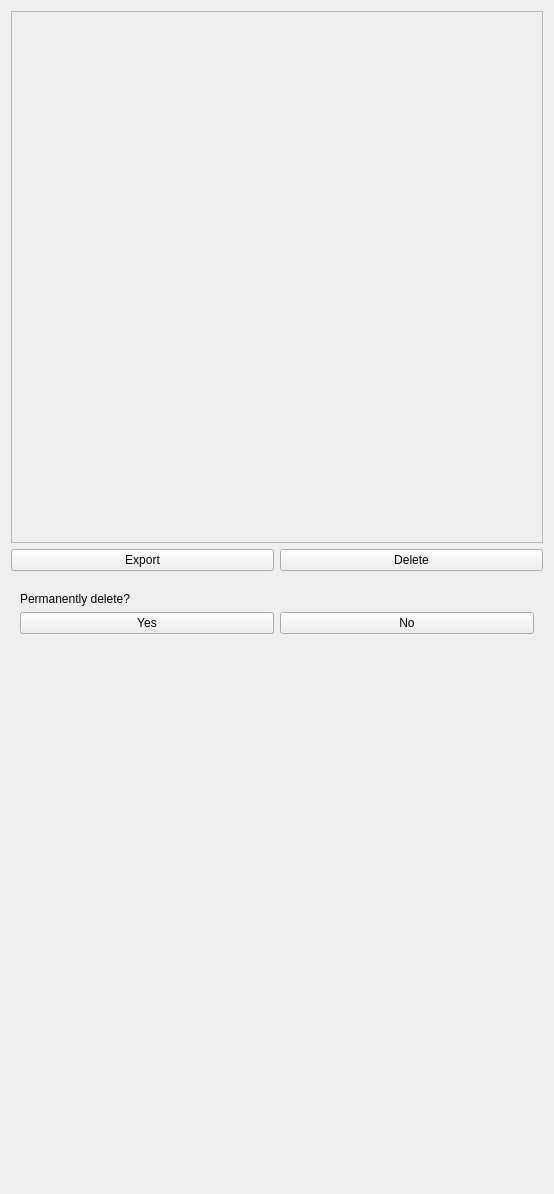
<?xml version="1.0" encoding="UTF-8"?>
<ui version="4.0">
 <class>standard_gif_widget</class>
 <widget class="QWidget" name="standard_gif_widget">
  <property name="geometry">
   <rect>
    <x>0</x>
    <y>0</y>
    <width>552</width>
    <height>1194</height>
   </rect>
  </property>
  <property name="maximumSize">
   <size>
    <width>552</width>
    <height>16777215</height>
   </size>
  </property>
  <property name="windowTitle">
   <string>Form</string>
  </property>
  <layout class="QGridLayout" name="gridLayout_2">
   <item row="5" column="0">
    <spacer name="verticalSpacer_2">
     <property name="orientation">
      <enum>Qt::Vertical</enum>
     </property>
     <property name="sizeHint" stdset="0">
      <size>
       <width>20</width>
       <height>40</height>
      </size>
     </property>
    </spacer>
   </item>
   <item row="0" column="0">
    <layout class="QVBoxLayout" name="verticalLayout">
     <item>
      <widget class="QFrame" name="image_frame">
       <property name="sizePolicy">
        <sizepolicy hsizetype="Preferred" vsizetype="Preferred">
         <horstretch>0</horstretch>
         <verstretch>0</verstretch>
        </sizepolicy>
       </property>
       <property name="minimumSize">
        <size>
         <width>532</width>
         <height>532</height>
        </size>
       </property>
       <property name="maximumSize">
        <size>
         <width>532</width>
         <height>532</height>
        </size>
       </property>
       <property name="acceptDrops">
        <bool>true</bool>
       </property>
       <property name="frameShape">
        <enum>QFrame::StyledPanel</enum>
       </property>
       <property name="frameShadow">
        <enum>QFrame::Raised</enum>
       </property>
      </widget>
     </item>
     <item>
      <widget class="QWidget" name="controls_container" native="true">
       <layout class="QHBoxLayout" name="horizontalLayout">
        <property name="leftMargin">
         <number>0</number>
        </property>
        <property name="topMargin">
         <number>0</number>
        </property>
        <property name="rightMargin">
         <number>0</number>
        </property>
        <property name="bottomMargin">
         <number>0</number>
        </property>
        <item>
         <widget class="QPushButton" name="pushButton_7">
          <property name="cursor">
           <cursorShape>PointingHandCursor</cursorShape>
          </property>
          <property name="text">
           <string>Export</string>
          </property>
         </widget>
        </item>
        <item>
         <widget class="QPushButton" name="pushButton">
          <property name="cursor">
           <cursorShape>PointingHandCursor</cursorShape>
          </property>
          <property name="toolTip">
           <string>Permanently delete this image</string>
          </property>
          <property name="text">
           <string>Delete</string>
          </property>
         </widget>
        </item>
       </layout>
      </widget>
     </item>
     <item>
      <widget class="QWidget" name="delete_confirmation" native="true">
       <layout class="QGridLayout" name="gridLayout">
        <item row="3" column="0" colspan="2">
         <widget class="QLabel" name="label">
          <property name="text">
           <string>Permanently delete?</string>
          </property>
         </widget>
        </item>
        <item row="0" column="0" colspan="2">
         <widget class="QWidget" name="button_container" native="true">
          <layout class="QHBoxLayout" name="buttons">
           <property name="leftMargin">
            <number>0</number>
           </property>
           <property name="topMargin">
            <number>0</number>
           </property>
           <property name="rightMargin">
            <number>0</number>
           </property>
           <property name="bottomMargin">
            <number>0</number>
           </property>
          </layout>
         </widget>
        </item>
        <item row="4" column="0">
         <widget class="QPushButton" name="pushButton_5">
          <property name="cursor">
           <cursorShape>PointingHandCursor</cursorShape>
          </property>
          <property name="text">
           <string>Yes</string>
          </property>
         </widget>
        </item>
        <item row="4" column="1">
         <widget class="QPushButton" name="pushButton_6">
          <property name="cursor">
           <cursorShape>PointingHandCursor</cursorShape>
          </property>
          <property name="text">
           <string>No</string>
          </property>
         </widget>
        </item>
       </layout>
      </widget>
     </item>
    </layout>
   </item>
  </layout>
 </widget>
 <resources/>
 <connections>
  <connection>
   <sender>pushButton_5</sender>
   <signal>clicked()</signal>
   <receiver>standard_gif_widget</receiver>
   <slot>confirm_delete()</slot>
   <hints>
    <hint type="sourcelabel">
     <x>240</x>
     <y>919</y>
    </hint>
    <hint type="destinationlabel">
     <x>237</x>
     <y>0</y>
    </hint>
   </hints>
  </connection>
  <connection>
   <sender>pushButton_6</sender>
   <signal>clicked()</signal>
   <receiver>standard_gif_widget</receiver>
   <slot>cancel_delete()</slot>
   <hints>
    <hint type="sourcelabel">
     <x>533</x>
     <y>919</y>
    </hint>
    <hint type="destinationlabel">
     <x>368</x>
     <y>0</y>
    </hint>
   </hints>
  </connection>
  <connection>
   <sender>pushButton</sender>
   <signal>clicked()</signal>
   <receiver>standard_gif_widget</receiver>
   <slot>delete_image()</slot>
   <hints>
    <hint type="sourcelabel">
     <x>326</x>
     <y>572</y>
    </hint>
    <hint type="destinationlabel">
     <x>310</x>
     <y>0</y>
    </hint>
   </hints>
  </connection>
  <connection>
   <sender>pushButton_7</sender>
   <signal>clicked()</signal>
   <receiver>standard_gif_widget</receiver>
   <slot>export_image()</slot>
   <hints>
    <hint type="sourcelabel">
     <x>218</x>
     <y>572</y>
    </hint>
    <hint type="destinationlabel">
     <x>467</x>
     <y>0</y>
    </hint>
   </hints>
  </connection>
 </connections>
 <slots>
  <slot>image_to_canvas()</slot>
  <slot>similar_image()</slot>
  <slot>variant_image()</slot>
  <slot>delete_image()</slot>
  <slot>similar_batch()</slot>
  <slot>confirm_delete()</slot>
  <slot>cancel_delete()</slot>
  <slot>export_image()</slot>
 </slots>
</ui>
